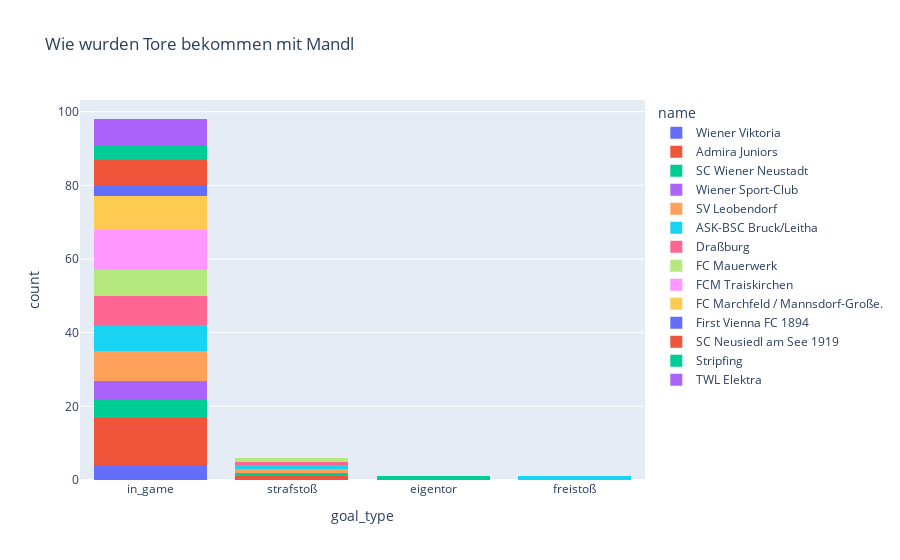

Write notebook code for a chart like this one.
### Code cell
df=query_database(query_table.format(trainer_zeit[0],trainer_zeit[1],vereine[0],vereine[0]),database="verbands.db")
df["goal_type"]=df["text"].apply(lambda x: goal_type(x))
df.groupby(["name","goal_type"])["goal_type"].count()
df.head()
fig=px.histogram(df, x="goal_type" ,color="name",title="Wie wurden Tore bekommen mit Mandl")
fig.update_layout(barmode='stack') #"stack", "relative", "group"
fig.show()

### Figure 1 — Plotly figure (JSON) as saved in the notebook; plotly's stock layout.template omitted (floating-point values rounded to 4 significant figures)
{"data": [{"alignmentgroup": "True", "bingroup": "x", "hovertemplate": "name=Wiener Viktoria<br>goal_type=%{x}<br>count=%{y}<extra></extra>", "legendgroup": "Wiener Viktoria", "marker": {"color": "#636efa", "pattern": {"shape": ""}}, "name": "Wiener Viktoria", "offsetgroup": "Wiener Viktoria", "orientation": "v", "showlegend": true, "type": "histogram", "x": ["in_game", "in_game", "in_game", "in_game"], "xaxis": "x", "yaxis": "y"}, {"alignmentgroup": "True", "bingroup": "x", "hovertemplate": "name=Admira Juniors<br>goal_type=%{x}<br>count=%{y}<extra></extra>", "legendgroup": "Admira Juniors", "marker": {"color": "#EF553B", "pattern": {"shape": ""}}, "name": "Admira Juniors", "offsetgroup": "Admira Juniors", "orientation": "v", "showlegend": true, "type": "histogram", "x": ["in_game", "in_game", "in_game", "in_game", "in_game", "in_game", "in_game", "in_game", "in_game", "in_game", "in_game", "in_game", "strafstoß", "in_game"], "xaxis": "x", "yaxis": "y"}, {"alignmentgroup": "True", "bingroup": "x", "hovertemplate": "name=SC Wiener Neustadt<br>goal_type=%{x}<br>count=%{y}<extra></extra>", "legendgroup": "SC Wiener Neustadt", "marker": {"color": "#00cc96", "pattern": {"shape": ""}}, "name": "SC Wiener Neustadt", "offsetgroup": "SC Wiener Neustadt", "orientation": "v", "showlegend": true, "type": "histogram", "x": ["in_game", "in_game", "in_game", "eigentor", "in_game", "in_game", "strafstoß"], "xaxis": "x", "yaxis": "y"}, {"alignmentgroup": "True", "bingroup": "x", "hovertemplate": "name=Wiener Sport-Club<br>goal_type=%{x}<br>count=%{y}<extra></extra>", "legendgroup": "Wiener Sport-Club", "marker": {"color": "#ab63fa", "pattern": {"shape": ""}}, "name": "Wiener Sport-Club", "offsetgroup": "Wiener Sport-Club", "orientation": "v", "showlegend": true, "type": "histogram", "x": ["in_game", "in_game", "in_game", "in_game", "in_game"], "xaxis": "x", "yaxis": "y"}, {"alignmentgroup": "True", "bingroup": "x", "hovertemplate": "name=SV Leobendorf<br>goal_type=%{x}<br>count=%{y}<extra></extra>", "legendgroup": "SV Leobendorf", "marker": {"color": "#FFA15A", "pattern": {"shape": ""}}, "name": "SV Leobendorf", "offsetgroup": "SV Leobendorf", "orientation": "v", "showlegend": true, "type": "histogram", "x": ["in_game", "in_game", "in_game", "in_game", "in_game", "in_game", "strafstoß", "in_game", "in_game"], "xaxis": "x", "yaxis": "y"}, {"alignmentgroup": "True", "bingroup": "x", "hovertemplate": "name=ASK-BSC Bruck/Leitha<br>goal_type=%{x}<br>count=%{y}<extra></extra>", "legendgroup": "ASK-BSC Bruck/Leitha", "marker": {"color": "#19d3f3", "pattern": {"shape": ""}}, "name": "ASK-BSC Bruck/Leitha", "offsetgroup": "ASK-BSC Bruck/Leitha", "orientation": "v", "showlegend": true, "type": "histogram", "x": ["in_game", "freistoß", "in_game", "in_game", "in_game", "in_game", "strafstoß", "in_game", "in_game"], "xaxis": "x", "yaxis": "y"}, {"alignmentgroup": "True", "bingroup": "x", "hovertemplate": "name=Draßburg<br>goal_type=%{x}<br>count=%{y}<extra></extra>", "legendgroup": "Draßburg", "marker": {"color": "#FF6692", "pattern": {"shape": ""}}, "name": "Draßburg", "offsetgroup": "Draßburg", "orientation": "v", "showlegend": true, "type": "histogram", "x": ["in_game", "in_game", "in_game", "strafstoß", "in_game", "in_game", "in_game", "in_game", "in_game"], "xaxis": "x", "yaxis": "y"}, {"alignmentgroup": "True", "bingroup": "x", "hovertemplate": "name=FC Mauerwerk<br>goal_type=%{x}<br>count=%{y}<extra></extra>", "legendgroup": "FC Mauerwerk", "marker": {"color": "#B6E880", "pattern": {"shape": ""}}, "name": "FC Mauerwerk", "offsetgroup": "FC Mauerwerk", "orientation": "v", "showlegend": true, "type": "histogram", "x": ["in_game", "in_game", "in_game", "in_game", "in_game", "in_game", "strafstoß", "in_game"], "xaxis": "x", "yaxis": "y"}, {"alignmentgroup": "True", "bingroup": "x", "hovertemplate": "name=FCM Traiskirchen<br>goal_type=%{x}<br>count=%{y}<extra></extra>", "legendgroup": "FCM Traiskirchen", "marker": {"color": "#FF97FF", "pattern": {"shape": ""}}, "name": "FCM Traiskirchen", "offsetgroup": "FCM Traiskirchen", "orientation": "v", "showlegend": true, "type": "histogram", "x": ["in_game", "in_game", "in_game", "in_game", "in_game", "in_game", "in_game", "in_game", "in_game", "in_game", "in_game"], "xaxis": "x", "yaxis": "y"}, {"alignmentgroup": "True", "bingroup": "x", "hovertemplate": "name=FC Marchfeld / Mannsdorf-Große.<br>goal_type=%{x}<br>count=%{y}<extra></extra>", "legendgroup": "FC Marchfeld / Mannsdorf-Große.", "marker": {"color": "#FECB52", "pattern": {"shape": ""}}, "name": "FC Marchfeld / Mannsdorf-Große.", "offsetgroup": "FC Marchfeld / Mannsdorf-Große.", "orientation": "v", "showlegend": true, "type": "histogram", "x": ["in_game", "in_game", "in_game", "in_game", "in_game", "in_game", "in_game", "in_game", "in_game"], "xaxis": "x", "yaxis": "y"}, {"alignmentgroup": "True", "bingroup": "x", "hovertemplate": "name=First Vienna FC 1894<br>goal_type=%{x}<br>count=%{y}<extra></extra>", "legendgroup": "First Vienna FC 1894", "marker": {"color": "#636efa", "pattern": {"shape": ""}}, "name": "First Vienna FC 1894", "offsetgroup": "First Vienna FC 1894", "orientation": "v", "showlegend": true, "type": "histogram", "x": ["in_game", "in_game", "in_game"], "xaxis": "x", "yaxis": "y"}, {"alignmentgroup": "True", "bingroup": "x", "hovertemplate": "name=SC Neusiedl am See 1919<br>goal_type=%{x}<br>count=%{y}<extra></extra>", "legendgroup": "SC Neusiedl am See 1919", "marker": {"color": "#EF553B", "pattern": {"shape": ""}}, "name": "SC Neusiedl am See 1919", "offsetgroup": "SC Neusiedl am See 1919", "orientation": "v", "showlegend": true, "type": "histogram", "x": ["in_game", "in_game", "in_game", "in_game", "in_game", "in_game", "in_game"], "xaxis": "x", "yaxis": "y"}, {"alignmentgroup": "True", "bingroup": "x", "hovertemplate": "name=Stripfing<br>goal_type=%{x}<br>count=%{y}<extra></extra>", "legendgroup": "Stripfing", "marker": {"color": "#00cc96", "pattern": {"shape": ""}}, "name": "Stripfing", "offsetgroup": "Stripfing", "orientation": "v", "showlegend": true, "type": "histogram", "x": ["in_game", "in_game", "in_game", "in_game"], "xaxis": "x", "yaxis": "y"}, {"alignmentgroup": "True", "bingroup": "x", "hovertemplate": "name=TWL Elektra<br>goal_type=%{x}<br>count=%{y}<extra></extra>", "legendgroup": "TWL Elektra", "marker": {"color": "#ab63fa", "pattern": {"shape": ""}}, "name": "TWL Elektra", "offsetgroup": "TWL Elektra", "orientation": "v", "showlegend": true, "type": "histogram", "x": ["in_game", "in_game", "in_game", "in_game", "in_game", "in_game", "in_game"], "xaxis": "x", "yaxis": "y"}], "layout": {"barmode": "stack", "legend": {"title": {"text": "name"}, "tracegroupgap": 0}, "title": {"text": "Wie wurden Tore bekommen mit Mandl"}, "xaxis": {"anchor": "y", "domain": [0, 1], "title": {"text": "goal_type"}}, "yaxis": {"anchor": "x", "domain": [0, 1], "title": {"text": "count"}}}}
